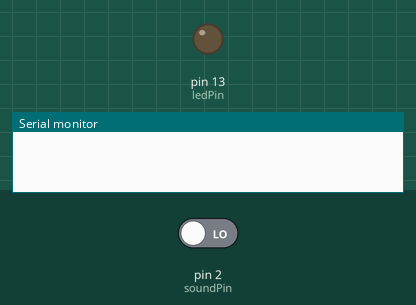
Simulated run of this sketch. Board: Arduino Uno, built with avr-gcc and run on an emulated ATmega328P. Shown: output pins drawn as LEDs (lit = HIGH), the last lines printed to the serial monitor. The inputs (shaded band) are chosen by the test bench; at power-on: pin 2 (soundPin) LOW.

Above: at 1.2 s.
1.3 s: pin 2 (soundPin) driven HIGH
At 2.4 s:
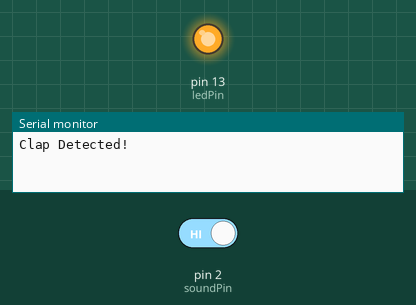
4.3 s: pin 2 (soundPin) driven LOW
At 6.7 s:
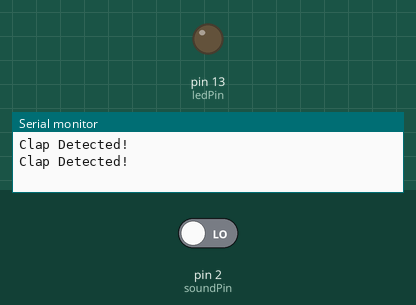
Timing chart, 0 to 8.2 s (numbered marks = the images above; inputs shaded):
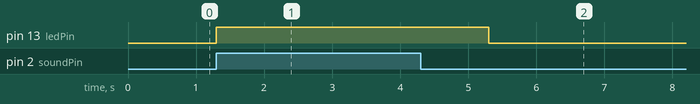

The sketch:

1.1.5.ino
```cpp
const int soundPin = 2;
const int ledPin = 13;

void setup() {
  pinMode(soundPin, INPUT);
  pinMode(ledPin, OUTPUT);
  Serial.begin(9600);
}

void loop() {

  int soundState = digitalRead(soundPin);

  if (soundState == HIGH) {

    Serial.println("Clap Detected!");

    digitalWrite(ledPin, HIGH);
    delay(2000);
    digitalWrite(ledPin, LOW);
  }

}
```

Measured:
- after the input at 1.3 s, pin 13 (ledPin): LOW → HIGH at once
- after the input at 4.3 s, pin 13 (ledPin): HIGH → LOW after 1.0 s
